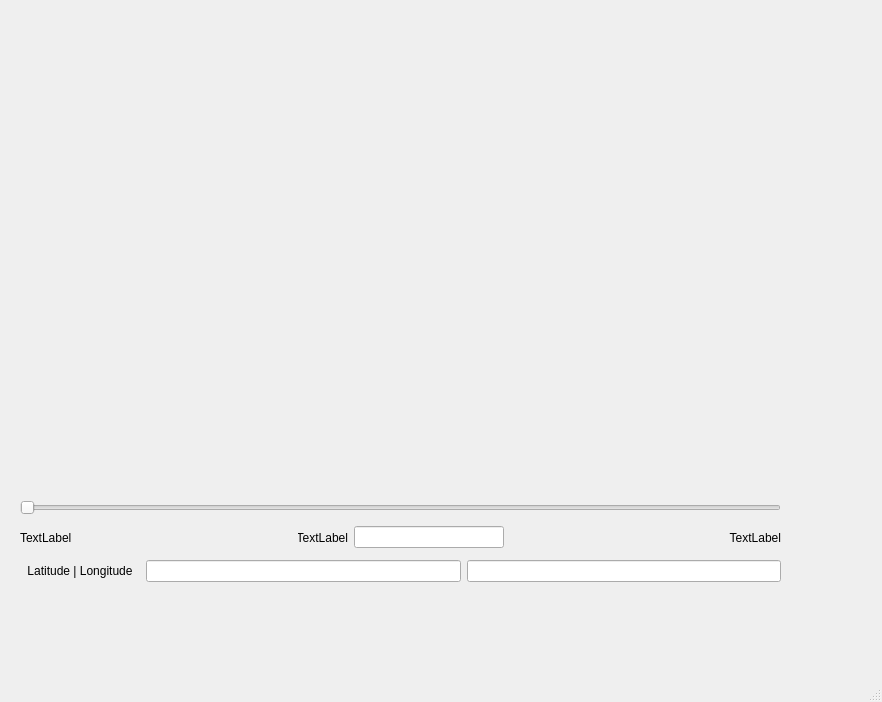
<?xml version="1.0" encoding="UTF-8"?>
<ui version="4.0">
 <class>mapgui</class>
 <widget class="QMainWindow" name="mapgui">
  <property name="geometry">
   <rect>
    <x>0</x>
    <y>0</y>
    <width>882</width>
    <height>702</height>
   </rect>
  </property>
  <property name="windowTitle">
   <string>mapgui</string>
  </property>
  <widget class="QWidget" name="centralwidget">
   <widget class="QWidget" name="verticalLayoutWidget">
    <property name="geometry">
     <rect>
      <x>20</x>
      <y>10</y>
      <width>761</width>
      <height>481</height>
     </rect>
    </property>
    <layout class="QVBoxLayout" name="verticalLayout">
     <item>
      <widget class="QWidget" name="widget" native="true"/>
     </item>
    </layout>
   </widget>
   <widget class="QWidget" name="verticalLayoutWidget_2">
    <property name="geometry">
     <rect>
      <x>20</x>
      <y>500</y>
      <width>761</width>
      <height>82</height>
     </rect>
    </property>
    <layout class="QVBoxLayout" name="verticalLayout_2">
     <item>
      <widget class="QSlider" name="horizontalSlider">
       <property name="orientation">
        <enum>Qt::Horizontal</enum>
       </property>
      </widget>
     </item>
     <item>
      <layout class="QHBoxLayout" name="horizontalLayout">
       <item>
        <widget class="QLabel" name="label_2">
         <property name="minimumSize">
          <size>
           <width>200</width>
           <height>0</height>
          </size>
         </property>
         <property name="text">
          <string>TextLabel</string>
         </property>
        </widget>
       </item>
       <item>
        <layout class="QHBoxLayout" name="horizontalLayout_2">
         <item>
          <widget class="QLabel" name="label_3">
           <property name="maximumSize">
            <size>
             <width>50</width>
             <height>16777215</height>
            </size>
           </property>
           <property name="text">
            <string>TextLabel</string>
           </property>
           <property name="alignment">
            <set>Qt::AlignRight|Qt::AlignTrailing|Qt::AlignVCenter</set>
           </property>
          </widget>
         </item>
         <item>
          <widget class="QLineEdit" name="lineEdit">
           <property name="maximumSize">
            <size>
             <width>150</width>
             <height>16777215</height>
            </size>
           </property>
          </widget>
         </item>
        </layout>
       </item>
       <item>
        <widget class="QLabel" name="label">
         <property name="minimumSize">
          <size>
           <width>200</width>
           <height>0</height>
          </size>
         </property>
         <property name="text">
          <string>TextLabel</string>
         </property>
         <property name="alignment">
          <set>Qt::AlignRight|Qt::AlignTrailing|Qt::AlignVCenter</set>
         </property>
        </widget>
       </item>
      </layout>
     </item>
     <item>
      <layout class="QHBoxLayout" name="horizontalLayout_3">
       <item>
        <widget class="QLabel" name="label_4">
         <property name="minimumSize">
          <size>
           <width>120</width>
           <height>0</height>
          </size>
         </property>
         <property name="text">
          <string>Latitude | Longitude</string>
         </property>
         <property name="alignment">
          <set>Qt::AlignCenter</set>
         </property>
        </widget>
       </item>
       <item>
        <widget class="QLineEdit" name="lineEdit_3"/>
       </item>
       <item>
        <widget class="QLineEdit" name="lineEdit_2"/>
       </item>
      </layout>
     </item>
    </layout>
   </widget>
  </widget>
  <widget class="QMenuBar" name="menubar">
   <property name="geometry">
    <rect>
     <x>0</x>
     <y>0</y>
     <width>882</width>
     <height>21</height>
    </rect>
   </property>
  </widget>
  <widget class="QStatusBar" name="statusbar"/>
 </widget>
 <resources/>
 <connections/>
</ui>
